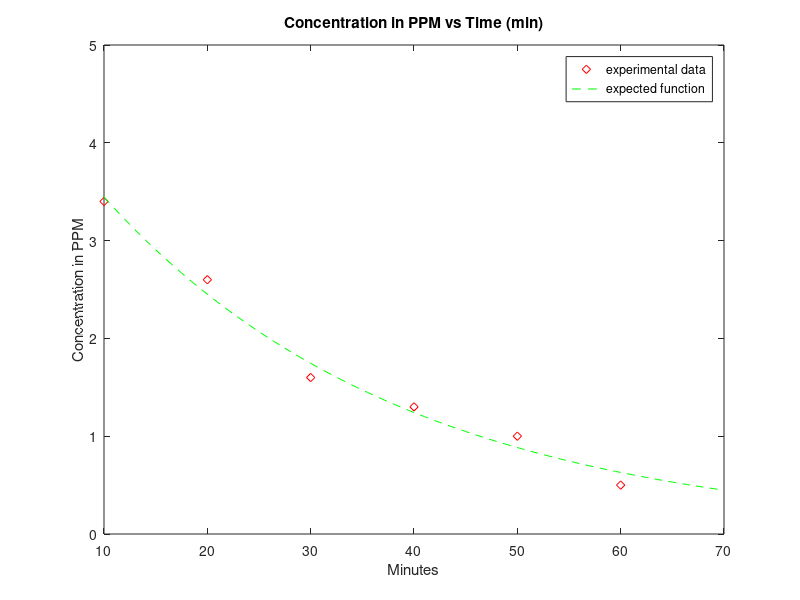

The MATLAB script that drew this image:
t_exp = 10:10:60;
c_exp = [3.4 2.6 1.6 1.3 1.0 0.5];

t_func = 0:0.5:70
c_func = 4.84*exp(-0.034.*t_func)

plot(t_exp,c_exp, 'rd')
xlim([0 70])
title('Concentration in PPM vs Time (min)')
xlabel('Minutes')
ylabel('Concentration in PPM')

hold on
plot(t_func,c_func,'g--')
xlim([10 70])
hold off

legend('experimental data', 'expected function')